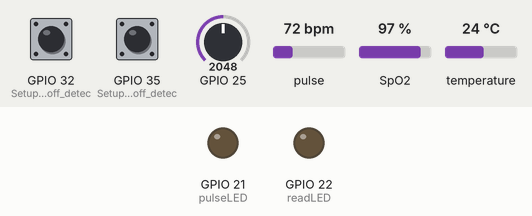
The sketch below on a simulated ESP32. Shown: output pins drawn as LEDs (lit = HIGH). Dashed ring = blinking. The inputs (shaded band) are chosen by the test bench; at power-on: temperature 24 °C, GPIO 25 = 2048, GPIO 32 (Setup_for_leads_off_detec) LOW, GPIO 35 (Setup_for_leads_off_detec) LOW, pulse 72 bpm, SpO2 97 %. What the sketch prints to the serial monitor is not drawn.

Above: at 2.3 s.
2.4 s: temperature set to 35.6 °C
3.9 s: temperature set to 36.8 °C
At 28.9 s:
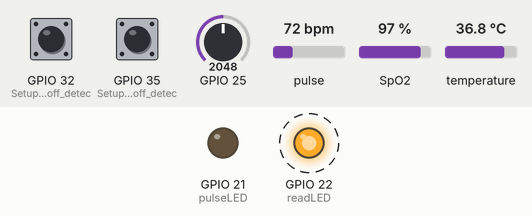
At 30.2 s:
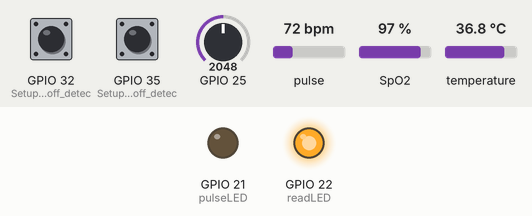
Timing chart, 0 to 30.5 s (numbered marks = the images above; inputs shaded):
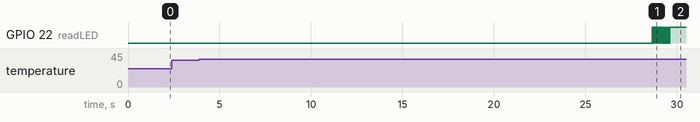

Measured:
- the behaviour switches between 36 and 36.1 °C on temperature (found by bisection; images 0 and 1)
- after the input at 2.4 s, every drawn part: stays the same
- after the input at 3.9 s, GPIO 22 (readLED): alternates HIGH for 0.04 s and LOW for 0.04 s, 25 changes in all, then stays HIGH, starting after 24.7 s

The sketch:

medic_soft_sensors.ino
```cpp
//ds18b20
#include <DHT.h>
#include <OneWire.h>
#include <DallasTemperature.h>

int oneWireBus = 2;
OneWire oneWire(oneWireBus);
DallasTemperature sensors(&oneWire);

//ECG
int hearthBeat = 0;

//MAX30102

#include <Wire.h>
#include "MAX30105.h"
#include "spo2_algorithm.h"
MAX30105 particleSensor;
#define MAX_BRIGHTNESS 255

#if defined(__AVR_ATmega328P__) || defined(__AVR_ATmega168__)
uint16_t irBuffer[100]; //infrared LED sensor data
uint16_t redBuffer[100];  //red LED sensor data
#else
uint32_t irBuffer[100]; //infrared LED sensor data
uint32_t redBuffer[100];  //red LED sensor data
#endif
int32_t bufferLength; //data length
int32_t spo2; //SPO2 value
int8_t validSPO2; //indicator to show if the SPO2 calculation is valid
int32_t heartRate; //heart rate value
int8_t validHeartRate; //indicator to show if the heart rate calculation is valid
byte pulseLED = 21; //Must be on PWM pin
byte readLED = 22; //Blinks with each data read


void setup() {

  //basic config
  Serial.begin(115200);

  //ds18b20
  sensors.begin();
  boolean validTemp = false;
  float internalTemp;
  while(validTemp == false){
    sensors.requestTemperatures();
    internalTemp = sensors.getTempCByIndex(0);
    Serial.print(".");
    if(internalTemp >36){
      Serial.print("Temperatura: ");
      Serial.println(internalTemp);
      validTemp= true;
   }

  }

  //ECG
  pinMode(32, INPUT); // Setup for leads off detection LO +
  pinMode(35, INPUT); // Setup for leads off detection LO -
  double suma =0;
  int i=0;
  while(i<10){

    if((digitalRead(32) == 1)||(digitalRead(35) == 1)){
      Serial.println('!');
    }
    else{

      hearthBeat = ((analogRead(25)*100)/3000);
      if(hearthBeat > 40 && hearthBeat <120){
        suma = suma + hearthBeat;
        i = i+1;
        delay(2000);

      }
    }
  }

  int hearthBeatValid = round(suma/10);
  Serial.println("Pulso: ");
  Serial.println(hearthBeatValid);

  //MAX30102
  pinMode(pulseLED, OUTPUT);
  pinMode(readLED, OUTPUT);

  if (!particleSensor.begin(Wire, I2C_SPEED_FAST)) //Use default I2C port, 400kHz speed
  {
    Serial.println(F("MAX30105 was not found. Please check wiring/power."));
    while (1);
  }
  Serial.read();

  byte ledBrightness = 60; //Options: 0=Off to 255=50mA
  byte sampleAverage = 4; //Options: 1, 2, 4, 8, 16, 32
  byte ledMode = 2; //Options: 1 = Red only, 2 = Red + IR, 3 = Red + IR + Green
  byte sampleRate = 100; //Options: 50, 100, 200, 400, 800, 1000, 1600, 3200
  int pulseWidth = 411; //Options: 69, 118, 215, 411
  int adcRange = 4096; //Options: 2048, 4096, 8192, 16384

  particleSensor.setup(ledBrightness, sampleAverage, ledMode, sampleRate, pulseWidth, adcRange); //Configure sensor with these settings
  boolean ended = false;
  while(ended==false){
  bufferLength = 100; //buffer length of 100 stores 4 seconds of samples running at 25sps

  //read the first 100 samples, and determine the signal range
  for (byte i = 0 ; i < bufferLength ; i++)
  {
    while (particleSensor.available() == false) //do we have new data?
      particleSensor.check(); //Check the sensor for new data

    redBuffer[i] = particleSensor.getRed();
    irBuffer[i] = particleSensor.getIR();
    particleSensor.nextSample(); //We're finished with this sample so move to next sample
  }
  maxim_heart_rate_and_oxygen_saturation(irBuffer, bufferLength, redBuffer, &spo2, &validSPO2, &heartRate, &validHeartRate);

  //Continuously taking samples from MAX30102.  Heart rate and SpO2 are calculated every 1 second
  while (ended==false)
  {
    //dumping the first 25 sets of samples in the memory and shift the last 75 sets of samples to the top
    for (byte i = 25; i < 100; i++)
    {
      redBuffer[i - 25] = redBuffer[i];
      irBuffer[i - 25] = irBuffer[i];
    }

    //take 25 sets of samples before calculating the heart rate.
    for (byte i = 75; i < 100; i++)
    {
      while (particleSensor.available() == false) //do we have new data?
        particleSensor.check(); //Check the sensor for new data

      digitalWrite(readLED, !digitalRead(readLED)); //Blink onboard LED with every data read

      redBuffer[i] = particleSensor.getRed();
      irBuffer[i] = particleSensor.getIR();
      particleSensor.nextSample(); //We're finished with this sample so move to next sample

      if(spo2 > 80 && validSPO2 ==1){
      //send samples and calculation result to terminal program through UART

      ended = true;

      }
    }

    //After gathering 25 new samples recalculate HR and SP02
    maxim_heart_rate_and_oxygen_saturation(irBuffer, bufferLength, redBuffer, &spo2, &validSPO2, &heartRate, &validHeartRate);
  }
  }
  Serial.print("Temperatura final: ");
  Serial.println(internalTemp);
  Serial.print("Pulso final: ");
  Serial.println(hearthBeatValid);
  Serial.print("Oxigenacion final: ");
  Serial.println(spo2);
}

void loop() {


}
```
